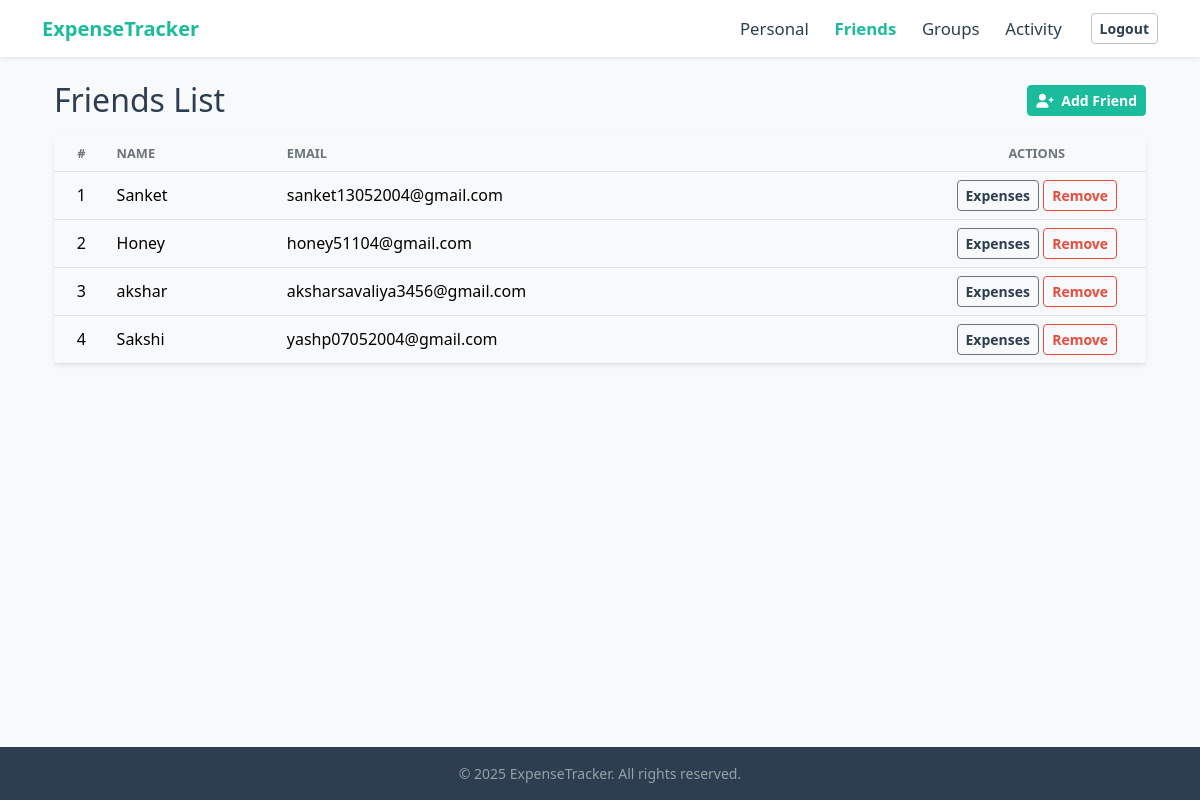
The page /tracker/friends/ (signed in) on the database as committed earlier.
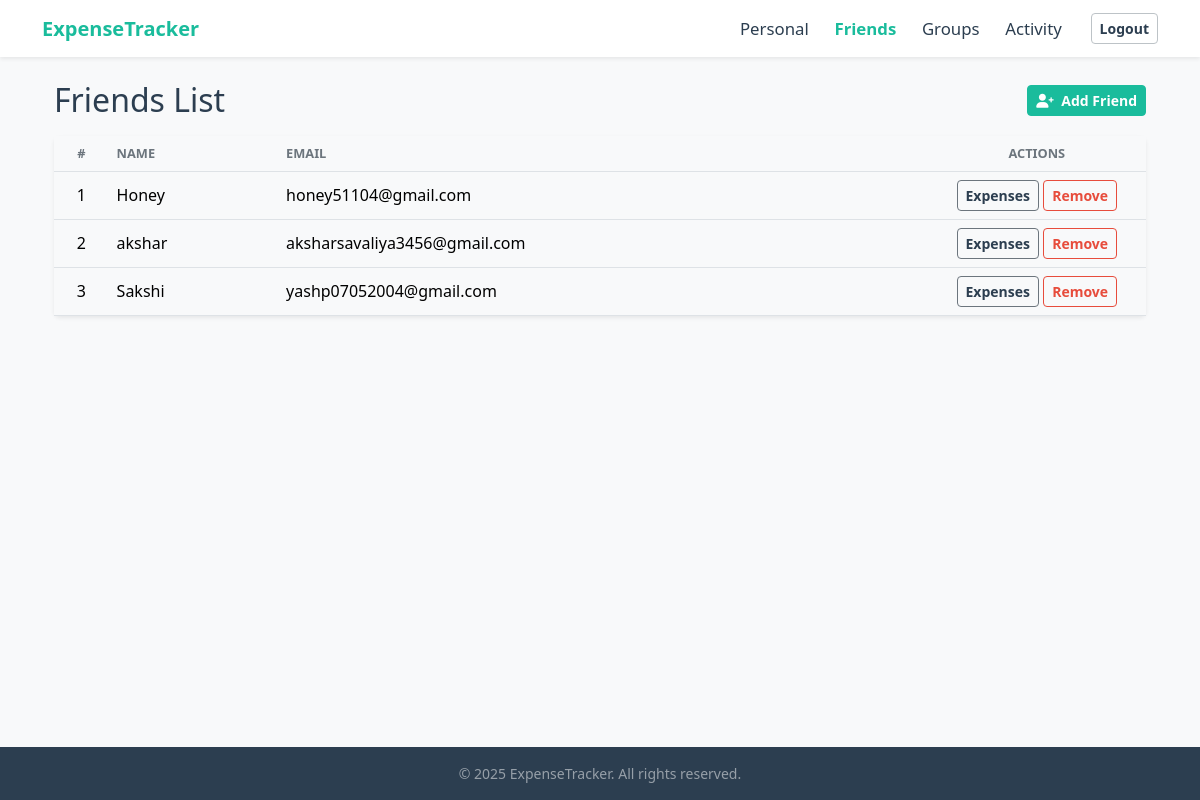
The same page on the database as committed later.
### tracker/models.py (models this page shows, shortened)
class Friend(models.Model):
    user = models.ForeignKey(UserRegistration, on_delete=models.CASCADE, related_name='owner')
    friend_user = models.ForeignKey(UserRegistration, on_delete=models.CASCADE, related_name='friend')
    created_at = models.DateTimeField(auto_now_add=True)

class UserRegistration(models.Model):
    name = models.CharField(max_length=100)
    email = models.CharField(max_length=100,unique=True)
    password = models.CharField(max_length=100)

### tracker/views.py (the view)
# urls.py: path('friends/', views.friends_dashboard, name='friends_dashboard'),
def friends_dashboard(request):
    if 'username' not in request.session:
        messages.error(request, "Please log in to access this page.")
        return redirect('login')
    user_id = request.session.get('user_id')
    friends = Friend.objects.filter(user_id=user_id)
    return render(request, 'tracker/friends.html', {'friends': friends})

### tracker/templates/tracker/friends.html (shortened to what this page needs)
{% extends 'tracker/base.html' %}
{% load static %}
{% block content %}
<div class="container py-4">
    <div class="d-flex justify-content-between align-items-center mb-3">
        <h2 class="mb-0 fw-light">Friends List</h2>
        <a href="{% url 'add_friend' %}" class="btn btn-primary btn-sm">
            <i class="fas fa-user-plus me-1"></i> Add Friend
        </a>
    </div>
    <div class="card shadow-sm border-0">
        <div class="card-body p-0">
            <div class="table-responsive">
                <table class="table table-hover align-middle mb-0">
                    <thead class="text-center">
                        <tr>
                            <th style="width: 5%;">#</th>
                            <th class="text-start">Name</th>
                            <th class="text-start">Email</th>
                            <th style="width: 20%;">Actions</th>
                        </tr>
                    </thead>
                    <tbody>
                        {% if friends %}
                            {% for friend in friends %}
                                <tr class="text-center">
                                    <td>{{ forloop.counter }}</td>
                                    <td class="text-start">{{ friend.friend_user.name }}</td>
                                    <td class="text-start">{{ friend.friend_user.email }}</td>
                                    <td>
                                        <a href="{% url 'friend_details' friend.friend_user.id %}" class="btn btn-sm btn-outline-secondary" title="Details">
                                            Expenses
                                        </a>
                                        <form action="{% url 'remove_friend' friend.friend_user.id %}" method="post" class="d-inline">
                                            <button type="submit" class="btn btn-sm btn-outline-danger" title="Remove Friend">
                                                Remove
                                            </button>
                                        </form>
                                    </td>
                                </tr>
                            {% endfor %}
                        {% else %}
                            <tr>
                                <td colspan="4" class="text-center py-5">No friends found. Add one!</td>
                            </tr>
                        {% endif %}
                    </tbody>
                </table>
            </div>
        </div>
    </div>
</div>
{% endblock %}

Rows that differ between the two databases and show on the page:
removed Friend: friend_user.name "Sanket", friend_user.email "sanket13052004@gmail.com"
